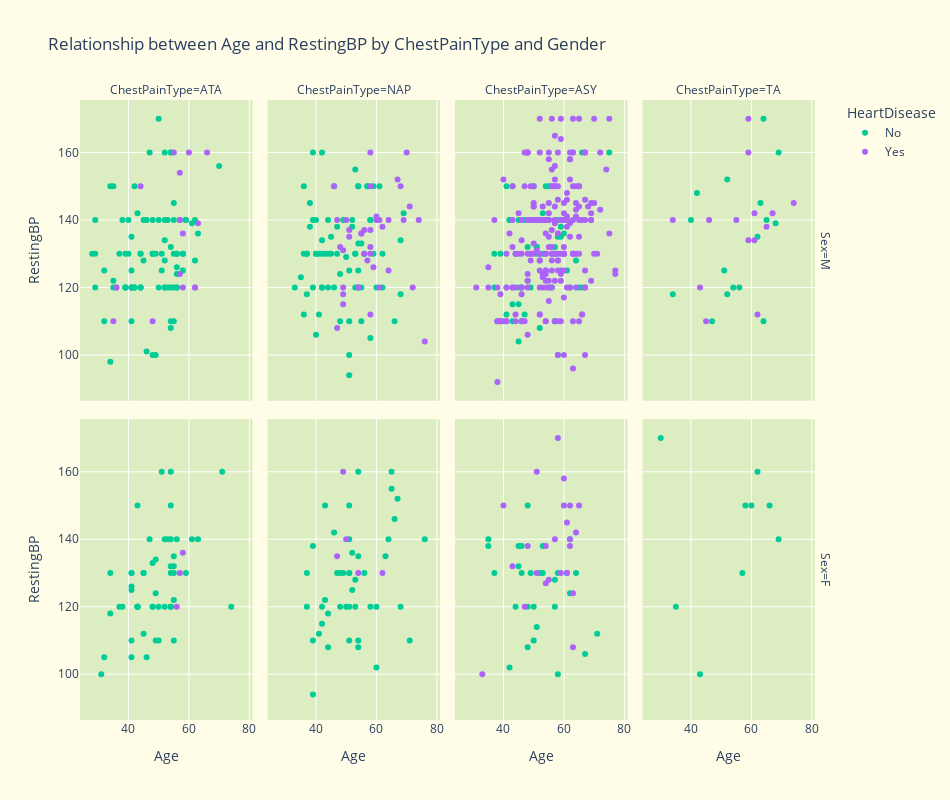

Notebook code for this chart:
### Code cell
for y in ['RestingBP','Cholesterol']:
    for fac_col in ['ChestPainType','FastingBS']:
        facet_plot(y,fac_col)

### Figure 1 — Plotly figure (JSON) as saved in the notebook; plotly's stock layout.template omitted (floating-point values rounded to 4 significant figures; data arrays with more than 128 entries replaced by an {"elided": "..."} marker saying what was removed)
{"data": [{"hovertemplate": "HeartDisease=No<br>Sex=M<br>ChestPainType=ATA<br>Age=%{x}<br>RestingBP=%{y}<extra></extra>", "legendgroup": "No", "marker": {"color": "#00cc96", "symbol": "circle"}, "mode": "markers", "name": "No", "orientation": "v", "showlegend": true, "type": "scatter", "x": [40, 37, 54, 39, 44, 52, 51, 32, 35, 50, 45, 49, 32, 44, 52, 54, 52, 43, 41, 57, 34, 38, 58, 54, 39, 42, 50, 39, 48, 40, 41, 54, 47, 42, 48, 29, 53, 59, 51, 58, 50, 48, 42, 56, 35, 28, 55, 29, 55, 41, 39, 55, 62, 46, 54, 34, 53, 36, 56, 56, 55, 61, 54, 63, 48, 46, 52, 70, 56, 62, 59, 41, 42, 52, 45, 55, 54, 29, 44, 41, 52, 44, 49, 44, 35, 58, 56, 56, 41], "xaxis": "x5", "y": [140, 130, 110, 120, 120, 120, 125, 125, 150, 140, 140, 100, 110, 130, 140, 120, 160, 142, 125, 140, 150, 140, 130, 120, 120, 120, 120, 130, 100, 130, 120, 160, 160, 120, 140, 120, 140, 140, 130, 130, 170, 130, 150, 130, 120, 130, 140, 140, 120, 120, 120, 145, 140, 140, 160, 98, 120, 120, 126, 124, 110, 139, 132, 136, 130, 101, 128, 156, 120, 128, 140, 110, 120, 134, 128, 130, 108, 130, 120, 135, 120, 130, 130, 120, 122, 125, 130, 120, 120], "yaxis": "y5"}, {"hovertemplate": "HeartDisease=No<br>Sex=M<br>ChestPainType=NAP<br>Age=%{x}<br>RestingBP=%{y}<extra></extra>", "legendgroup": "No", "marker": {"color": "#00cc96", "symbol": "circle"}, "mode": "markers", "name": "No", "orientation": "v", "showlegend": false, "type": "scatter", "x": [54, 39, 40, 36, 56, 52, 59, 36, 46, 55, 39, 42, 38, 58, 40, 49, 37, 45, 46, 42, 56, 54, 33, 53, 40, 36, 55, 60, 48, 66, 42, 40, 35, 45, 62, 53, 54, 69, 37, 55, 68, 44, 42, 44, 58, 57, 44, 41, 51, 54, 54, 41, 53, 50, 42, 53, 43, 48, 68, 58, 37, 51, 51, 54, 57, 62, 47, 39, 51, 59, 61, 52, 47, 38], "xaxis": "x6", "y": [150, 120, 130, 130, 130, 140, 130, 112, 150, 110, 160, 120, 145, 140, 140, 140, 130, 135, 120, 160, 130, 120, 120, 120, 130, 150, 120, 120, 110, 110, 134, 106, 123, 130, 120, 155, 133, 142, 118, 133, 134, 140, 130, 130, 140, 150, 120, 130, 100, 125, 150, 112, 130, 129, 120, 130, 130, 124, 118, 105, 130, 125, 94, 120, 150, 130, 138, 140, 110, 150, 150, 138, 130, 138], "yaxis": "y6"}, {"hovertemplate": "HeartDisease=No<br>Sex=M<br>ChestPainType=ASY<br>Age=%{x}<br>RestingBP=%{y}<extra></extra>", "legendgroup": "No", "marker": {"color": "#00cc96", "symbol": "circle"}, "mode": "markers", "name": "No", "orientation": "v", "showlegend": false, "type": "scatter", "x": [53, 37, 54, 45, 55, 39, 56, 51, 50, 47, 46, 53, 39, 55, 49, 58, 46, 49, 50, 37, 41, 61, 45, 42, 59, 53, 44, 62, 51, 51, 60, 64, 55, 57, 48, 75, 59, 41, 58, 57, 58, 64, 65, 59, 53, 43, 47, 66, 48, 51, 45, 57, 66, 42, 57, 59, 43, 52, 54, 45, 43, 57], "xaxis": "x7", "y": [124, 120, 150, 140, 140, 130, 120, 130, 140, 140, 110, 140, 110, 120, 140, 135, 110, 120, 150, 130, 112, 125, 120, 140, 140, 130, 130, 120, 132, 132, 136, 130, 150, 110, 132, 160, 140, 150, 100, 130, 140, 128, 120, 135, 142, 115, 112, 160, 122, 140, 104, 110, 120, 140, 132, 138, 110, 108, 140, 115, 150, 140], "yaxis": "y7"}, {"hovertemplate": "HeartDisease=No<br>Sex=M<br>ChestPainType=TA<br>Age=%{x}<br>RestingBP=%{y}<extra></extra>", "legendgroup": "No", "marker": {"color": "#00cc96", "symbol": "circle"}, "mode": "markers", "name": "No", "orientation": "v", "showlegend": false, "type": "scatter", "x": [47, 54, 65, 68, 62, 64, 40, 63, 42, 51, 56, 69, 34, 52, 52, 64], "xaxis": "x8", "y": [110, 120, 140, 139, 135, 110, 140, 145, 148, 125, 120, 160, 118, 152, 118, 170], "yaxis": "y8"}, {"hovertemplate": "HeartDisease=No<br>Sex=F<br>ChestPainType=ATA<br>Age=%{x}<br>RestingBP=%{y}<extra></extra>", "legendgroup": "No", "marker": {"color": "#00cc96", "symbol": "circle"}, "mode": "markers", "name": "No", "orientation": "v", "showlegend": false, "type": "scatter", "x": [45, 48, 54, 43, 49, 43, 41, 48, 54, 41, 51, 50, 37, 53, 49, 52, 59, 34, 54, 43, 43, 52, 54, 41, 31, 38, 54, 43, 55, 55, 54, 32, 54, 55, 48, 47, 61, 74, 54, 63, 45, 41, 41, 50, 45, 49, 34, 46, 55, 41, 71, 56, 55], "xaxis": "x", "y": [130, 120, 120, 120, 124, 150, 110, 120, 150, 130, 160, 110, 120, 140, 110, 120, 130, 130, 120, 120, 120, 140, 160, 125, 100, 120, 140, 120, 130, 122, 120, 105, 130, 110, 133, 140, 140, 120, 132, 140, 130, 105, 126, 120, 112, 134, 118, 105, 135, 130, 160, 140, 132], "yaxis": "y"}, {"hovertemplate": "HeartDisease=No<br>Sex=F<br>ChestPainType=NAP<br>Age=%{x}<br>RestingBP=%{y}<extra></extra>", "legendgroup": "No", "marker": {"color": "#00cc96", "symbol": "circle"}, "mode": "markers", "name": "No", "orientation": "v", "showlegend": false, "type": "scatter", "x": [37, 42, 43, 39, 49, 52, 56, 48, 53, 51, 47, 51, 51, 48, 51, 71, 37, 60, 44, 76, 39, 42, 64, 44, 54, 65, 54, 52, 46, 67, 41, 50, 54, 51, 68, 54, 60, 43, 63, 51, 65, 58, 53, 66, 39], "xaxis": "x2", "y": [130, 115, 150, 110, 130, 125, 130, 120, 120, 150, 130, 130, 110, 130, 120, 110, 120, 120, 118, 140, 94, 120, 140, 108, 135, 160, 160, 136, 142, 152, 112, 120, 108, 130, 120, 110, 102, 122, 135, 140, 155, 120, 128, 146, 138], "yaxis": "y2"}, {"hovertemplate": "HeartDisease=No<br>Sex=F<br>ChestPainType=ASY<br>Age=%{x}<br>RestingBP=%{y}<extra></extra>", "legendgroup": "No", "marker": {"color": "#00cc96", "symbol": "circle"}, "mode": "markers", "name": "No", "orientation": "v", "showlegend": false, "type": "scatter", "x": [48, 52, 45, 44, 35, 48, 48, 61, 46, 50, 37, 51, 57, 71, 46, 62, 57, 67, 49, 64, 50, 45, 42, 62, 58, 35, 53, 53, 58], "xaxis": "x3", "y": [150, 130, 132, 120, 140, 120, 108, 130, 130, 120, 130, 114, 128, 112, 138, 124, 120, 106, 130, 130, 110, 138, 102, 140, 100, 138, 138, 130, 130], "yaxis": "y3"}, {"hovertemplate": "HeartDisease=No<br>Sex=F<br>ChestPainType=TA<br>Age=%{x}<br>RestingBP=%{y}<extra></extra>", "legendgroup": "No", "marker": {"color": "#00cc96", "symbol": "circle"}, "mode": "markers", "name": "No", "orientation": "v", "showlegend": false, "type": "scatter", "x": [43, 35, 62, 57, 30, 60, 66, 69, 58], "xaxis": "x4", "y": [100, 120, 160, 130, 170, 150, 150, 140, 150], "yaxis": "y4"}, {"hovertemplate": "HeartDisease=Yes<br>Sex=M<br>ChestPainType=ATA<br>Age=%{x}<br>RestingBP=%{y}<extra></extra>", "legendgroup": "Yes", "marker": {"color": "#ab63fa", "symbol": "circle"}, "mode": "markers", "name": "Yes", "orientation": "v", "showlegend": true, "type": "scatter", "x": [58, 36, 44, 57, 35, 55, 60, 63, 62, 57, 66, 62, 58, 48, 57], "xaxis": "x5", "y": [136, 120, 150, 140, 110, 160, 160, 139, 120, 124, 160, 120, 120, 110, 154], "yaxis": "y5"}, {"hovertemplate": "HeartDisease=Yes<br>Sex=M<br>ChestPainType=NAP<br>Age=%{x}<br>RestingBP=%{y}<extra></extra>", "legendgroup": "Yes", "marker": {"color": "#ab63fa", "symbol": "circle"}, "mode": "markers", "name": "Yes", "orientation": "v", "showlegend": false, "type": "scatter", "x": [58, 49, 58, 54, 47, 51, 55, 60, 72, 51, 55, 68, 49, 62, 76, 48, 71, 58, 56, 58, 74, 61, 61, 56, 58, 57, 59, 49, 47, 49, 50, 58, 69, 46, 70, 64, 60, 64, 67], "xaxis": "x6", "y": [130, 115, 160, 120, 140, 135, 136, 141, 120, 137, 136, 150, 131, 138, 104, 132, 144, 150, 137, 137, 140, 140, 120, 130, 112, 128, 126, 118, 108, 120, 140, 132, 140, 150, 160, 125, 140, 140, 152], "yaxis": "y6"}, {"hovertemplate": "HeartDisease=Yes<br>Sex=M<br>ChestPainType=ASY<br>Age=%{x}<br>RestingBP=%{y}<extra></extra>", "legendgroup": "Yes", "marker": {"color": "#ab63fa", "symbol": "circle"}, "mode": "markers", "name": "Yes", "orientation": "v", "showlegend": false, "type": "scatter", "x": {"elided": "225 int values"}, "xaxis": "x7", "y": {"elided": "225 int values"}, "yaxis": "y7"}, {"hovertemplate": "HeartDisease=Yes<br>Sex=M<br>ChestPainType=TA<br>Age=%{x}<br>RestingBP=%{y}<extra></extra>", "legendgroup": "Yes", "marker": {"color": "#ab63fa", "symbol": "circle"}, "mode": "markers", "name": "Yes", "orientation": "v", "showlegend": false, "type": "scatter", "x": [43, 34, 46, 55, 67, 62, 61, 74, 61, 59, 65, 59, 59, 45], "xaxis": "x8", "y": [120, 140, 140, 140, 142, 112, 142, 145, 134, 160, 138, 170, 134, 110], "yaxis": "y8"}, {"hovertemplate": "HeartDisease=Yes<br>Sex=F<br>ChestPainType=ATA<br>Age=%{x}<br>RestingBP=%{y}<extra></extra>", "legendgroup": "Yes", "marker": {"color": "#ab63fa", "symbol": "circle"}, "mode": "markers", "name": "Yes", "orientation": "v", "showlegend": false, "type": "scatter", "x": [56, 58, 57], "xaxis": "x", "y": [120, 136, 130], "yaxis": "y"}, {"hovertemplate": "HeartDisease=Yes<br>Sex=F<br>ChestPainType=NAP<br>Age=%{x}<br>RestingBP=%{y}<extra></extra>", "legendgroup": "Yes", "marker": {"color": "#ab63fa", "symbol": "circle"}, "mode": "markers", "name": "Yes", "orientation": "v", "showlegend": false, "type": "scatter", "x": [49, 54, 47, 50, 62], "xaxis": "x2", "y": [160, 130, 135, 140, 130], "yaxis": "y2"}, {"hovertemplate": "HeartDisease=Yes<br>Sex=F<br>ChestPainType=ASY<br>Age=%{x}<br>RestingBP=%{y}<extra></extra>", "legendgroup": "Yes", "marker": {"color": "#ab63fa", "symbol": "circle"}, "mode": "markers", "name": "Yes", "orientation": "v", "showlegend": false, "type": "scatter", "x": [48, 47, 40, 33, 59, 51, 64, 54, 54, 65, 51, 61, 60, 60, 63, 62, 62, 43, 61, 62, 55, 58, 63, 57], "xaxis": "x3", "y": [138, 120, 150, 100, 130, 160, 142, 138, 127, 150, 130, 130, 150, 158, 108, 150, 138, 132, 145, 140, 128, 170, 124, 140], "yaxis": "y3"}], "layout": {"annotations": [{"font": {}, "showarrow": false, "text": "ChestPainType=ATA", "x": 0.115, "xanchor": "center", "xref": "paper", "y": 1, "yanchor": "bottom", "yref": "paper"}, {"font": {}, "showarrow": false, "text": "ChestPainType=NAP", "x": 0.365, "xanchor": "center", "xref": "paper", "y": 1, "yanchor": "bottom", "yref": "paper"}, {"font": {}, "showarrow": false, "text": "ChestPainType=ASY", "x": 0.615, "xanchor": "center", "xref": "paper", "y": 1, "yanchor": "bottom", "yref": "paper"}, {"font": {}, "showarrow": false, "text": "ChestPainType=TA", "x": 0.865, "xanchor": "center", "xref": "paper", "y": 1, "yanchor": "bottom", "yref": "paper"}, {"font": {}, "showarrow": false, "text": "Sex=F", "textangle": 90, "x": 0.98, "xanchor": "left", "xref": "paper", "y": 0.2425, "yanchor": "middle", "yref": "paper"}, {"font": {}, "showarrow": false, "text": "Sex=M", "textangle": 90, "x": 0.98, "xanchor": "left", "xref": "paper", "y": 0.7575, "yanchor": "middle", "yref": "paper"}], "height": 800, "legend": {"title": {"text": "HeartDisease"}, "tracegroupgap": 0}, "paper_bgcolor": "#FFFDE7", "plot_bgcolor": "#dcedc1", "title": {"text": "Relationship between Age and RestingBP by ChestPainType and Gender"}, "width": 950, "xaxis": {"anchor": "y", "domain": [0, 0.23], "title": {"text": "Age"}}, "xaxis2": {"anchor": "y2", "domain": [0.25, 0.48], "matches": "x", "title": {"text": "Age"}}, "xaxis3": {"anchor": "y3", "domain": [0.5, 0.73], "matches": "x", "title": {"text": "Age"}}, "xaxis4": {"anchor": "y4", "domain": [0.75, 0.98], "matches": "x", "title": {"text": "Age"}}, "xaxis5": {"anchor": "y5", "domain": [0, 0.23], "matches": "x", "showticklabels": false}, "xaxis6": {"anchor": "y6", "domain": [0.25, 0.48], "matches": "x", "showticklabels": false}, "xaxis7": {"anchor": "y7", "domain": [0.5, 0.73], "matches": "x", "showticklabels": false}, "xaxis8": {"anchor": "y8", "domain": [0.75, 0.98], "matches": "x", "showticklabels": false}, "yaxis": {"anchor": "x", "domain": [0, 0.485], "title": {"text": "RestingBP"}}, "yaxis2": {"anchor": "x2", "domain": [0, 0.485], "matches": "y", "showticklabels": false}, "yaxis3": {"anchor": "x3", "domain": [0, 0.485], "matches": "y", "showticklabels": false}, "yaxis4": {"anchor": "x4", "domain": [0, 0.485], "matches": "y", "showticklabels": false}, "yaxis5": {"anchor": "x5", "domain": [0.515, 1], "matches": "y", "title": {"text": "RestingBP"}}, "yaxis6": {"anchor": "x6", "domain": [0.515, 1], "matches": "y", "showticklabels": false}, "yaxis7": {"anchor": "x7", "domain": [0.515, 1], "matches": "y", "showticklabels": false}, "yaxis8": {"anchor": "x8", "domain": [0.515, 1], "matches": "y", "showticklabels": false}}}
